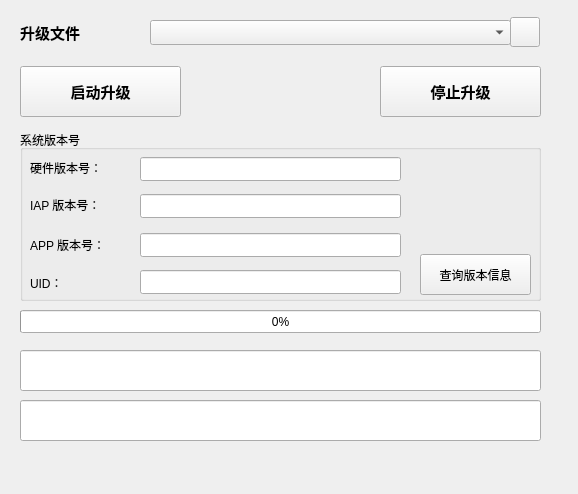
<?xml version="1.0" encoding="UTF-8"?>
<ui version="4.0">
 <class>UpgradePage</class>
 <widget class="QWidget" name="UpgradePage">
  <property name="geometry">
   <rect>
    <x>0</x>
    <y>0</y>
    <width>578</width>
    <height>494</height>
   </rect>
  </property>
  <property name="windowTitle">
   <string>Form</string>
  </property>
  <widget class="QPushButton" name="btnRefreshUpgradeFile">
   <property name="geometry">
    <rect>
     <x>510</x>
     <y>17</y>
     <width>30</width>
     <height>30</height>
    </rect>
   </property>
   <property name="text">
    <string/>
   </property>
   <property name="icon">
    <iconset resource="../../Resource.qrc">
     <normaloff>:/Resource/assert/refresh</normaloff>:/Resource/assert/refresh</iconset>
   </property>
  </widget>
  <widget class="QPushButton" name="btn_StartUpgrade">
   <property name="geometry">
    <rect>
     <x>20</x>
     <y>66</y>
     <width>161</width>
     <height>51</height>
    </rect>
   </property>
   <property name="font">
    <font>
     <family>Arial</family>
     <pointsize>11</pointsize>
     <weight>75</weight>
     <bold>true</bold>
    </font>
   </property>
   <property name="text">
    <string>启动升级</string>
   </property>
  </widget>
  <widget class="QPushButton" name="btnStopUpgrade">
   <property name="geometry">
    <rect>
     <x>380</x>
     <y>66</y>
     <width>161</width>
     <height>51</height>
    </rect>
   </property>
   <property name="font">
    <font>
     <family>Arial</family>
     <pointsize>11</pointsize>
     <weight>75</weight>
     <bold>true</bold>
    </font>
   </property>
   <property name="text">
    <string>停止升级</string>
   </property>
  </widget>
  <widget class="QProgressBar" name="upgrade_rogressBar">
   <property name="geometry">
    <rect>
     <x>20</x>
     <y>310</y>
     <width>521</width>
     <height>23</height>
    </rect>
   </property>
   <property name="value">
    <number>0</number>
   </property>
  </widget>
  <widget class="QLabel" name="lable_upgradeFile">
   <property name="geometry">
    <rect>
     <x>20</x>
     <y>20</y>
     <width>121</width>
     <height>25</height>
    </rect>
   </property>
   <property name="font">
    <font>
     <family>Arial</family>
     <pointsize>11</pointsize>
     <weight>75</weight>
     <bold>true</bold>
    </font>
   </property>
   <property name="text">
    <string>升级文件</string>
   </property>
  </widget>
  <widget class="QComboBox" name="upBinFile_combox">
   <property name="geometry">
    <rect>
     <x>150</x>
     <y>20</y>
     <width>361</width>
     <height>25</height>
    </rect>
   </property>
  </widget>
  <widget class="QLineEdit" name="lineEdit_upgradeStatus">
   <property name="geometry">
    <rect>
     <x>20</x>
     <y>350</y>
     <width>521</width>
     <height>41</height>
    </rect>
   </property>
   <property name="font">
    <font>
     <family>Arial</family>
     <pointsize>10</pointsize>
     <weight>75</weight>
     <bold>true</bold>
    </font>
   </property>
   <property name="readOnly">
    <bool>true</bool>
   </property>
  </widget>
  <widget class="QLineEdit" name="lineEdit_upgrade_precentage">
   <property name="geometry">
    <rect>
     <x>20</x>
     <y>400</y>
     <width>521</width>
     <height>41</height>
    </rect>
   </property>
   <property name="font">
    <font>
     <family>Arial</family>
     <pointsize>10</pointsize>
     <weight>75</weight>
     <bold>true</bold>
    </font>
   </property>
   <property name="readOnly">
    <bool>true</bool>
   </property>
  </widget>
  <widget class="QGroupBox" name="groupBox">
   <property name="geometry">
    <rect>
     <x>20</x>
     <y>130</y>
     <width>521</width>
     <height>171</height>
    </rect>
   </property>
   <property name="title">
    <string>系统版本号</string>
   </property>
   <widget class="QLabel" name="label">
    <property name="geometry">
     <rect>
      <x>10</x>
      <y>67</y>
      <width>91</width>
      <height>16</height>
     </rect>
    </property>
    <property name="text">
     <string>IAP 版本号：</string>
    </property>
   </widget>
   <widget class="QLabel" name="label_2">
    <property name="geometry">
     <rect>
      <x>10</x>
      <y>105</y>
      <width>101</width>
      <height>20</height>
     </rect>
    </property>
    <property name="text">
     <string>APP 版本号：</string>
    </property>
   </widget>
   <widget class="QLabel" name="label_3">
    <property name="geometry">
     <rect>
      <x>10</x>
      <y>145</y>
      <width>81</width>
      <height>16</height>
     </rect>
    </property>
    <property name="text">
     <string>UID：</string>
    </property>
   </widget>
   <widget class="QLineEdit" name="lineEdit_IAP_Ver">
    <property name="geometry">
     <rect>
      <x>120</x>
      <y>64</y>
      <width>261</width>
      <height>24</height>
     </rect>
    </property>
    <property name="readOnly">
     <bool>true</bool>
    </property>
   </widget>
   <widget class="QLineEdit" name="lineEdit_APP_Ver">
    <property name="geometry">
     <rect>
      <x>120</x>
      <y>103</y>
      <width>261</width>
      <height>24</height>
     </rect>
    </property>
    <property name="readOnly">
     <bool>true</bool>
    </property>
   </widget>
   <widget class="QLineEdit" name="lineEdit_mac">
    <property name="geometry">
     <rect>
      <x>120</x>
      <y>140</y>
      <width>261</width>
      <height>24</height>
     </rect>
    </property>
    <property name="text">
     <string/>
    </property>
    <property name="readOnly">
     <bool>true</bool>
    </property>
   </widget>
   <widget class="QPushButton" name="btnQueryVersion">
    <property name="geometry">
     <rect>
      <x>400</x>
      <y>124</y>
      <width>111</width>
      <height>41</height>
     </rect>
    </property>
    <property name="text">
     <string>查询版本信息</string>
    </property>
   </widget>
   <widget class="QLabel" name="label_4">
    <property name="geometry">
     <rect>
      <x>10</x>
      <y>30</y>
      <width>101</width>
      <height>16</height>
     </rect>
    </property>
    <property name="text">
     <string>硬件版本号：</string>
    </property>
   </widget>
   <widget class="QLineEdit" name="lineEdit_hard_Ver">
    <property name="geometry">
     <rect>
      <x>120</x>
      <y>27</y>
      <width>261</width>
      <height>24</height>
     </rect>
    </property>
    <property name="readOnly">
     <bool>true</bool>
    </property>
   </widget>
  </widget>
 </widget>
 <resources>
  <include location="../../Resource.qrc"/>
 </resources>
 <connections/>
</ui>
